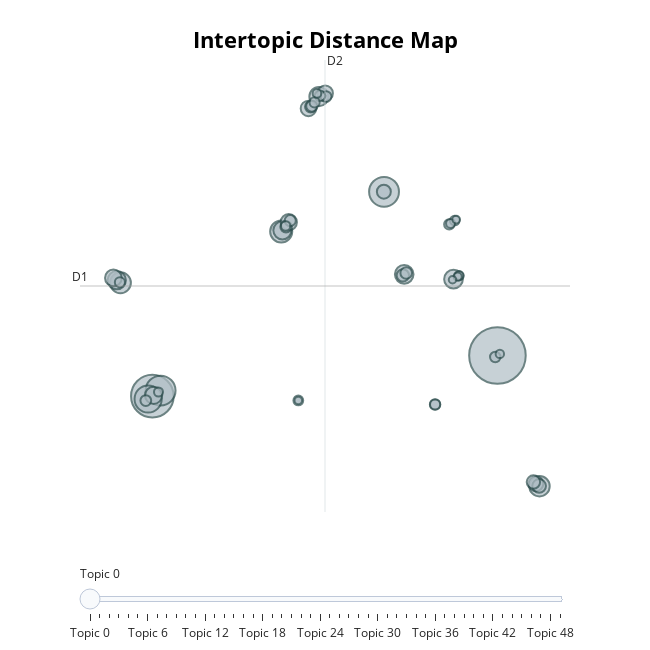

Notebook code cell kept with this figure:
### Code cell
# Topics visualization
topic_model_real.visualize_topics(custom_labels=True)

### Figure 1 — Plotly figure (JSON) as saved in the notebook; plotly's stock layout.template omitted (floating-point values rounded to 4 significant figures; data arrays with more than 128 entries replaced by an {"elided": "..."} marker saying what was removed)
{"data": [{"customdata": {"elided": "50x3 mixed values"}, "hovertemplate": "<b>Topic %{customdata[0]}</b><br>%{customdata[1]}<br>Size: %{customdata[2]}", "legendgroup": "", "marker": {"color": "#B0BEC5", "line": {"color": "DarkSlateGrey", "width": 2}, "size": [905, 513, 253, 252, 209, 138, 123, 118, 104, 99, 98, 95, 93, 84, 79, 75, 68, 68, 63, 55, 53, 51, 43, 38, 37, 37, 36, 35, 33, 33, 32, 31, 31, 30, 29, 29, 29, 27, 26, 25, 25, 23, 23, 21, 20, 20, 19, 17, 16, 16], "sizemode": "area", "sizeref": 0.5656, "symbol": "circle"}, "mode": "markers", "name": "", "orientation": "v", "showlegend": false, "type": "scatter", "x": [9.923, -11.3, -10.8, 2.947, -11.56, -3.378, -13.26, 12.51, -1.055, 7.22, 4.188, -13.49, -3.303, -11.23, -13.7, -2.912, -0.6734, -1.703, 12.29, 2.936, 12.49, 12.13, 4.103, 4.311, -3.081, -1.561, -1.495, -2.823, -0.6195, -11.71, -0.9923, 9.789, 6.087, 6.958, -1.323, 6.087, -13.3, -2.325, 7.295, -3.104, 7.555, -10.92, 7.04, -1.179, 10.07, 7.573, 7.476, 7.383, -2.325, 7.159], "xaxis": "x", "y": [-3.764, -7.455, -6.949, 11.12, -7.715, 7.516, 2.857, -15.64, 19.78, 3.182, 3.618, 3.086, 7.618, -7.38, 3.291, 8.361, 20.09, 18.71, -15.42, 11.13, -15.62, -15.27, 3.53, 3.741, 7.952, 18.85, 18.92, 8.499, 19.78, -7.857, 19.85, -3.897, -8.217, 8.165, 19.25, -8.217, 2.893, -7.849, 8.505, 8.015, 3.485, -7.078, 8.247, 20.06, -3.616, 3.507, 3.409, 8.594, -7.849, 3.126], "yaxis": "y"}], "layout": {"annotations": [{"showarrow": false, "text": "D1", "x": -15.75, "y": 2.558, "yshift": 10}, {"showarrow": false, "text": "D2", "x": -0.684, "xshift": 10, "y": 23.1}], "height": 650, "hoverlabel": {"bgcolor": "white", "font": {"family": "Rockwell", "size": 16}}, "legend": {"itemsizing": "constant", "tracegroupgap": 0}, "margin": {"t": 60}, "shapes": [{"line": {"color": "#CFD8DC", "width": 2}, "type": "line", "x0": -0.684, "x1": -0.684, "y0": -17.99, "y1": 23.1}, {"line": {"color": "#9E9E9E", "width": 2}, "type": "line", "x0": -15.75, "x1": 14.39, "y0": 2.558, "y1": 2.558}], "sliders": [{"active": 0, "pad": {"t": 50}, "steps": [{"args": [{"marker.color": [["red", "#B0BEC5", "#B0BEC5", "#B0BEC5", "#B0BEC5", "#B0BEC5", "#B0BEC5", "#B0BEC5", "#B0BEC5", "#B0BEC5", "#B0BEC5", "#B0BEC5", "#B0BEC5", "#B0BEC5", "#B0BEC5", "#B0BEC5", "#B0BEC5", "#B0BEC5", "#B0BEC5", "#B0BEC5", "#B0BEC5", "#B0BEC5", "#B0BEC5", "#B0BEC5", "#B0BEC5", "#B0BEC5", "#B0BEC5", "#B0BEC5", "#B0BEC5", "#B0BEC5", "#B0BEC5", "#B0BEC5", "#B0BEC5", "#B0BEC5", "#B0BEC5", "#B0BEC5", "#B0BEC5", "#B0BEC5", "#B0BEC5", "#B0BEC5", "#B0BEC5", "#B0BEC5", "#B0BEC5", "#B0BEC5", "#B0BEC5", "#B0BEC5", "#B0BEC5", "#B0BEC5", "#B0BEC5", "#B0BEC5"]]}], "label": "Topic 0", "method": "update"}, {"args": [{"marker.color": [["#B0BEC5", "red", "#B0BEC5", "#B0BEC5", "#B0BEC5", "#B0BEC5", "#B0BEC5", "#B0BEC5", "#B0BEC5", "#B0BEC5", "#B0BEC5", "#B0BEC5", "#B0BEC5", "#B0BEC5", "#B0BEC5", "#B0BEC5", "#B0BEC5", "#B0BEC5", "#B0BEC5", "#B0BEC5", "#B0BEC5", "#B0BEC5", "#B0BEC5", "#B0BEC5", "#B0BEC5", "#B0BEC5", "#B0BEC5", "#B0BEC5", "#B0BEC5", "#B0BEC5", "#B0BEC5", "#B0BEC5", "#B0BEC5", "#B0BEC5", "#B0BEC5", "#B0BEC5", "#B0BEC5", "#B0BEC5", "#B0BEC5", "#B0BEC5", "#B0BEC5", "#B0BEC5", "#B0BEC5", "#B0BEC5", "#B0BEC5", "#B0BEC5", "#B0BEC5", "#B0BEC5", "#B0BEC5", "#B0BEC5"]]}], "label": "Topic 1", "method": "update"}, {"args": [{"marker.color": [["#B0BEC5", "#B0BEC5", "red", "#B0BEC5", "#B0BEC5", "#B0BEC5", "#B0BEC5", "#B0BEC5", "#B0BEC5", "#B0BEC5", "#B0BEC5", "#B0BEC5", "#B0BEC5", "#B0BEC5", "#B0BEC5", "#B0BEC5", "#B0BEC5", "#B0BEC5", "#B0BEC5", "#B0BEC5", "#B0BEC5", "#B0BEC5", "#B0BEC5", "#B0BEC5", "#B0BEC5", "#B0BEC5", "#B0BEC5", "#B0BEC5", "#B0BEC5", "#B0BEC5", "#B0BEC5", "#B0BEC5", "#B0BEC5", "#B0BEC5", "#B0BEC5", "#B0BEC5", "#B0BEC5", "#B0BEC5", "#B0BEC5", "#B0BEC5", "#B0BEC5", "#B0BEC5", "#B0BEC5", "#B0BEC5", "#B0BEC5", "#B0BEC5", "#B0BEC5", "#B0BEC5", "#B0BEC5", "#B0BEC5"]]}], "label": "Topic 2", "method": "update"}, {"args": [{"marker.color": [["#B0BEC5", "#B0BEC5", "#B0BEC5", "red", "#B0BEC5", "#B0BEC5", "#B0BEC5", "#B0BEC5", "#B0BEC5", "#B0BEC5", "#B0BEC5", "#B0BEC5", "#B0BEC5", "#B0BEC5", "#B0BEC5", "#B0BEC5", "#B0BEC5", "#B0BEC5", "#B0BEC5", "#B0BEC5", "#B0BEC5", "#B0BEC5", "#B0BEC5", "#B0BEC5", "#B0BEC5", "#B0BEC5", "#B0BEC5", "#B0BEC5", "#B0BEC5", "#B0BEC5", "#B0BEC5", "#B0BEC5", "#B0BEC5", "#B0BEC5", "#B0BEC5", "#B0BEC5", "#B0BEC5", "#B0BEC5", "#B0BEC5", "#B0BEC5", "#B0BEC5", "#B0BEC5", "#B0BEC5", "#B0BEC5", "#B0BEC5", "#B0BEC5", "#B0BEC5", "#B0BEC5", "#B0BEC5", "#B0BEC5"]]}], "label": "Topic 3", "method": "update"}, {"args": [{"marker.color": [["#B0BEC5", "#B0BEC5", "#B0BEC5", "#B0BEC5", "red", "#B0BEC5", "#B0BEC5", "#B0BEC5", "#B0BEC5", "#B0BEC5", "#B0BEC5", "#B0BEC5", "#B0BEC5", "#B0BEC5", "#B0BEC5", "#B0BEC5", "#B0BEC5", "#B0BEC5", "#B0BEC5", "#B0BEC5", "#B0BEC5", "#B0BEC5", "#B0BEC5", "#B0BEC5", "#B0BEC5", "#B0BEC5", "#B0BEC5", "#B0BEC5", "#B0BEC5", "#B0BEC5", "#B0BEC5", "#B0BEC5", "#B0BEC5", "#B0BEC5", "#B0BEC5", "#B0BEC5", "#B0BEC5", "#B0BEC5", "#B0BEC5", "#B0BEC5", "#B0BEC5", "#B0BEC5", "#B0BEC5", "#B0BEC5", "#B0BEC5", "#B0BEC5", "#B0BEC5", "#B0BEC5", "#B0BEC5", "#B0BEC5"]]}], "label": "Topic 4", "method": "update"}, {"args": [{"marker.color": [["#B0BEC5", "#B0BEC5", "#B0BEC5", "#B0BEC5", "#B0BEC5", "red", "#B0BEC5", "#B0BEC5", "#B0BEC5", "#B0BEC5", "#B0BEC5", "#B0BEC5", "#B0BEC5", "#B0BEC5", "#B0BEC5", "#B0BEC5", "#B0BEC5", "#B0BEC5", "#B0BEC5", "#B0BEC5", "#B0BEC5", "#B0BEC5", "#B0BEC5", "#B0BEC5", "#B0BEC5", "#B0BEC5", "#B0BEC5", "#B0BEC5", "#B0BEC5", "#B0BEC5", "#B0BEC5", "#B0BEC5", "#B0BEC5", "#B0BEC5", "#B0BEC5", "#B0BEC5", "#B0BEC5", "#B0BEC5", "#B0BEC5", "#B0BEC5", "#B0BEC5", "#B0BEC5", "#B0BEC5", "#B0BEC5", "#B0BEC5", "#B0BEC5", "#B0BEC5", "#B0BEC5", "#B0BEC5", "#B0BEC5"]]}], "label": "Topic 5", "method": "update"}, {"args": [{"marker.color": [["#B0BEC5", "#B0BEC5", "#B0BEC5", "#B0BEC5", "#B0BEC5", "#B0BEC5", "red", "#B0BEC5", "#B0BEC5", "#B0BEC5", "#B0BEC5", "#B0BEC5", "#B0BEC5", "#B0BEC5", "#B0BEC5", "#B0BEC5", "#B0BEC5", "#B0BEC5", "#B0BEC5", "#B0BEC5", "#B0BEC5", "#B0BEC5", "#B0BEC5", "#B0BEC5", "#B0BEC5", "#B0BEC5", "#B0BEC5", "#B0BEC5", "#B0BEC5", "#B0BEC5", "#B0BEC5", "#B0BEC5", "#B0BEC5", "#B0BEC5", "#B0BEC5", "#B0BEC5", "#B0BEC5", "#B0BEC5", "#B0BEC5", "#B0BEC5", "#B0BEC5", "#B0BEC5", "#B0BEC5", "#B0BEC5", "#B0BEC5", "#B0BEC5", "#B0BEC5", "#B0BEC5", "#B0BEC5", "#B0BEC5"]]}], "label": "Topic 6", "method": "update"}, {"args": [{"marker.color": [["#B0BEC5", "#B0BEC5", "#B0BEC5", "#B0BEC5", "#B0BEC5", "#B0BEC5", "#B0BEC5", "red", "#B0BEC5", "#B0BEC5", "#B0BEC5", "#B0BEC5", "#B0BEC5", "#B0BEC5", "#B0BEC5", "#B0BEC5", "#B0BEC5", "#B0BEC5", "#B0BEC5", "#B0BEC5", "#B0BEC5", "#B0BEC5", "#B0BEC5", "#B0BEC5", "#B0BEC5", "#B0BEC5", "#B0BEC5", "#B0BEC5", "#B0BEC5", "#B0BEC5", "#B0BEC5", "#B0BEC5", "#B0BEC5", "#B0BEC5", "#B0BEC5", "#B0BEC5", "#B0BEC5", "#B0BEC5", "#B0BEC5", "#B0BEC5", "#B0BEC5", "#B0BEC5", "#B0BEC5", "#B0BEC5", "#B0BEC5", "#B0BEC5", "#B0BEC5", "#B0BEC5", "#B0BEC5", "#B0BEC5"]]}], "label": "Topic 7", "method": "update"}, {"args": [{"marker.color": [["#B0BEC5", "#B0BEC5", "#B0BEC5", "#B0BEC5", "#B0BEC5", "#B0BEC5", "#B0BEC5", "#B0BEC5", "red", "#B0BEC5", "#B0BEC5", "#B0BEC5", "#B0BEC5", "#B0BEC5", "#B0BEC5", "#B0BEC5", "#B0BEC5", "#B0BEC5", "#B0BEC5", "#B0BEC5", "#B0BEC5", "#B0BEC5", "#B0BEC5", "#B0BEC5", "#B0BEC5", "#B0BEC5", "#B0BEC5", "#B0BEC5", "#B0BEC5", "#B0BEC5", "#B0BEC5", "#B0BEC5", "#B0BEC5", "#B0BEC5", "#B0BEC5", "#B0BEC5", "#B0BEC5", "#B0BEC5", "#B0BEC5", "#B0BEC5", "#B0BEC5", "#B0BEC5", "#B0BEC5", "#B0BEC5", "#B0BEC5", "#B0BEC5", "#B0BEC5", "#B0BEC5", "#B0BEC5", "#B0BEC5"]]}], "label": "Topic 8", "method": "update"}, {"args": [{"marker.color": [["#B0BEC5", "#B0BEC5", "#B0BEC5", "#B0BEC5", "#B0BEC5", "#B0BEC5", "#B0BEC5", "#B0BEC5", "#B0BEC5", "red", "#B0BEC5", "#B0BEC5", "#B0BEC5", "#B0BEC5", "#B0BEC5", "#B0BEC5", "#B0BEC5", "#B0BEC5", "#B0BEC5", "#B0BEC5", "#B0BEC5", "#B0BEC5", "#B0BEC5", "#B0BEC5", "#B0BEC5", "#B0BEC5", "#B0BEC5", "#B0BEC5", "#B0BEC5", "#B0BEC5", "#B0BEC5", "#B0BEC5", "#B0BEC5", "#B0BEC5", "#B0BEC5", "#B0BEC5", "#B0BEC5", "#B0BEC5", "#B0BEC5", "#B0BEC5", "#B0BEC5", "#B0BEC5", "#B0BEC5", "#B0BEC5", "#B0BEC5", "#B0BEC5", "#B0BEC5", "#B0BEC5", "#B0BEC5", "#B0BEC5"]]}], "label": "Topic 9", "method": "update"}, {"args": [{"marker.color": [["#B0BEC5", "#B0BEC5", "#B0BEC5", "#B0BEC5", "#B0BEC5", "#B0BEC5", "#B0BEC5", "#B0BEC5", "#B0BEC5", "#B0BEC5", "red", "#B0BEC5", "#B0BEC5", "#B0BEC5", "#B0BEC5", "#B0BEC5", "#B0BEC5", "#B0BEC5", "#B0BEC5", "#B0BEC5", "#B0BEC5", "#B0BEC5", "#B0BEC5", "#B0BEC5", "#B0BEC5", "#B0BEC5", "#B0BEC5", "#B0BEC5", "#B0BEC5", "#B0BEC5", "#B0BEC5", "#B0BEC5", "#B0BEC5", "#B0BEC5", "#B0BEC5", "#B0BEC5", "#B0BEC5", "#B0BEC5", "#B0BEC5", "#B0BEC5", "#B0BEC5", "#B0BEC5", "#B0BEC5", "#B0BEC5", "#B0BEC5", "#B0BEC5", "#B0BEC5", "#B0BEC5", "#B0BEC5", "#B0BEC5"]]}], "label": "Topic 10", "method": "update"}, {"args": [{"marker.color": [["#B0BEC5", "#B0BEC5", "#B0BEC5", "#B0BEC5", "#B0BEC5", "#B0BEC5", "#B0BEC5", "#B0BEC5", "#B0BEC5", "#B0BEC5", "#B0BEC5", "red", "#B0BEC5", "#B0BEC5", "#B0BEC5", "#B0BEC5", "#B0BEC5", "#B0BEC5", "#B0BEC5", "#B0BEC5", "#B0BEC5", "#B0BEC5", "#B0BEC5", "#B0BEC5", "#B0BEC5", "#B0BEC5", "#B0BEC5", "#B0BEC5", "#B0BEC5", "#B0BEC5", "#B0BEC5", "#B0BEC5", "#B0BEC5", "#B0BEC5", "#B0BEC5", "#B0BEC5", "#B0BEC5", "#B0BEC5", "#B0BEC5", "#B0BEC5", "#B0BEC5", "#B0BEC5", "#B0BEC5", "#B0BEC5", "#B0BEC5", "#B0BEC5", "#B0BEC5", "#B0BEC5", "#B0BEC5", "#B0BEC5"]]}], "label": "Topic 11", "method": "update"}, {"args": [{"marker.color": [["#B0BEC5", "#B0BEC5", "#B0BEC5", "#B0BEC5", "#B0BEC5", "#B0BEC5", "#B0BEC5", "#B0BEC5", "#B0BEC5", "#B0BEC5", "#B0BEC5", "#B0BEC5", "red", "#B0BEC5", "#B0BEC5", "#B0BEC5", "#B0BEC5", "#B0BEC5", "#B0BEC5", "#B0BEC5", "#B0BEC5", "#B0BEC5", "#B0BEC5", "#B0BEC5", "#B0BEC5", "#B0BEC5", "#B0BEC5", "#B0BEC5", "#B0BEC5", "#B0BEC5", "#B0BEC5", "#B0BEC5", "#B0BEC5", "#B0BEC5", "#B0BEC5", "#B0BEC5", "#B0BEC5", "#B0BEC5", "#B0BEC5", "#B0BEC5", "#B0BEC5", "#B0BEC5", "#B0BEC5", "#B0BEC5", "#B0BEC5", "#B0BEC5", "#B0BEC5", "#B0BEC5", "#B0BEC5", "#B0BEC5"]]}], "label": "Topic 12", "method": "update"}, {"args": [{"marker.color": [["#B0BEC5", "#B0BEC5", "#B0BEC5", "#B0BEC5", "#B0BEC5", "#B0BEC5", "#B0BEC5", "#B0BEC5", "#B0BEC5", "#B0BEC5", "#B0BEC5", "#B0BEC5", "#B0BEC5", "red", "#B0BEC5", "#B0BEC5", "#B0BEC5", "#B0BEC5", "#B0BEC5", "#B0BEC5", "#B0BEC5", "#B0BEC5", "#B0BEC5", "#B0BEC5", "#B0BEC5", "#B0BEC5", "#B0BEC5", "#B0BEC5", "#B0BEC5", "#B0BEC5", "#B0BEC5", "#B0BEC5", "#B0BEC5", "#B0BEC5", "#B0BEC5", "#B0BEC5", "#B0BEC5", "#B0BEC5", "#B0BEC5", "#B0BEC5", "#B0BEC5", "#B0BEC5", "#B0BEC5", "#B0BEC5", "#B0BEC5", "#B0BEC5", "#B0BEC5", "#B0BEC5", "#B0BEC5", "#B0BEC5"]]}], "label": "Topic 13", "method": "update"}, {"args": [{"marker.color": [["#B0BEC5", "#B0BEC5", "#B0BEC5", "#B0BEC5", "#B0BEC5", "#B0BEC5", "#B0BEC5", "#B0BEC5", "#B0BEC5", "#B0BEC5", "#B0BEC5", "#B0BEC5", "#B0BEC5", "#B0BEC5", "red", "#B0BEC5", "#B0BEC5", "#B0BEC5", "#B0BEC5", "#B0BEC5", "#B0BEC5", "#B0BEC5", "#B0BEC5", "#B0BEC5", "#B0BEC5", "#B0BEC5", "#B0BEC5", "#B0BEC5", "#B0BEC5", "#B0BEC5", "#B0BEC5", "#B0BEC5", "#B0BEC5", "#B0BEC5", "#B0BEC5", "#B0BEC5", "#B0BEC5", "#B0BEC5", "#B0BEC5", "#B0BEC5", "#B0BEC5", "#B0BEC5", "#B0BEC5", "#B0BEC5", "#B0BEC5", "#B0BEC5", "#B0BEC5", "#B0BEC5", "#B0BEC5", "#B0BEC5"]]}], "label": "Topic 14", "method": "update"}, {"args": [{"marker.color": [["#B0BEC5", "#B0BEC5", "#B0BEC5", "#B0BEC5", "#B0BEC5", "#B0BEC5", "#B0BEC5", "#B0BEC5", "#B0BEC5", "#B0BEC5", "#B0BEC5", "#B0BEC5", "#B0BEC5", "#B0BEC5", "#B0BEC5", "red", "#B0BEC5", "#B0BEC5", "#B0BEC5", "#B0BEC5", "#B0BEC5", "#B0BEC5", "#B0BEC5", "#B0BEC5", "#B0BEC5", "#B0BEC5", "#B0BEC5", "#B0BEC5", "#B0BEC5", "#B0BEC5", "#B0BEC5", "#B0BEC5", "#B0BEC5", "#B0BEC5", "#B0BEC5", "#B0BEC5", "#B0BEC5", "#B0BEC5", "#B0BEC5", "#B0BEC5", "#B0BEC5", "#B0BEC5", "#B0BEC5", "#B0BEC5", "#B0BEC5", "#B0BEC5", "#B0BEC5", "#B0BEC5", "#B0BEC5", "#B0BEC5"]]}], "label": "Topic 15", "method": "update"}, {"args": [{"marker.color": [["#B0BEC5", "#B0BEC5", "#B0BEC5", "#B0BEC5", "#B0BEC5", "#B0BEC5", "#B0BEC5", "#B0BEC5", "#B0BEC5", "#B0BEC5", "#B0BEC5", "#B0BEC5", "#B0BEC5", "#B0BEC5", "#B0BEC5", "#B0BEC5", "red", "#B0BEC5", "#B0BEC5", "#B0BEC5", "#B0BEC5", "#B0BEC5", "#B0BEC5", "#B0BEC5", "#B0BEC5", "#B0BEC5", "#B0BEC5", "#B0BEC5", "#B0BEC5", "#B0BEC5", "#B0BEC5", "#B0BEC5", "#B0BEC5", "#B0BEC5", "#B0BEC5", "#B0BEC5", "#B0BEC5", "#B0BEC5", "#B0BEC5", "#B0BEC5", "#B0BEC5", "#B0BEC5", "#B0BEC5", "#B0BEC5", "#B0BEC5", "#B0BEC5", "#B0BEC5", "#B0BEC5", "#B0BEC5", "#B0BEC5"]]}], "label": "Topic 16", "method": "update"}, {"args": [{"marker.color": [["#B0BEC5", "#B0BEC5", "#B0BEC5", "#B0BEC5", "#B0BEC5", "#B0BEC5", "#B0BEC5", "#B0BEC5", "#B0BEC5", "#B0BEC5", "#B0BEC5", "#B0BEC5", "#B0BEC5", "#B0BEC5", "#B0BEC5", "#B0BEC5", "#B0BEC5", "red", "#B0BEC5", "#B0BEC5", "#B0BEC5", "#B0BEC5", "#B0BEC5", "#B0BEC5", "#B0BEC5", "#B0BEC5", "#B0BEC5", "#B0BEC5", "#B0BEC5", "#B0BEC5", "#B0BEC5", "#B0BEC5", "#B0BEC5", "#B0BEC5", "#B0BEC5", "#B0BEC5", "#B0BEC5", "#B0BEC5", "#B0BEC5", "#B0BEC5", "#B0BEC5", "#B0BEC5", "#B0BEC5", "#B0BEC5", "#B0BEC5", "#B0BEC5", "#B0BEC5", "#B0BEC5", "#B0BEC5", "#B0BEC5"]]}], "label": "Topic 17", "method": "update"}, {"args": [{"marker.color": [["#B0BEC5", "#B0BEC5", "#B0BEC5", "#B0BEC5", "#B0BEC5", "#B0BEC5", "#B0BEC5", "#B0BEC5", "#B0BEC5", "#B0BEC5", "#B0BEC5", "#B0BEC5", "#B0BEC5", "#B0BEC5", "#B0BEC5", "#B0BEC5", "#B0BEC5", "#B0BEC5", "red", "#B0BEC5", "#B0BEC5", "#B0BEC5", "#B0BEC5", "#B0BEC5", "#B0BEC5", "#B0BEC5", "#B0BEC5", "#B0BEC5", "#B0BEC5", "#B0BEC5", "#B0BEC5", "#B0BEC5", "#B0BEC5", "#B0BEC5", "#B0BEC5", "#B0BEC5", "#B0BEC5", "#B0BEC5", "#B0BEC5", "#B0BEC5", "#B0BEC5", "#B0BEC5", "#B0BEC5", "#B0BEC5", "#B0BEC5", "#B0BEC5", "#B0BEC5", "#B0BEC5", "#B0BEC5", "#B0BEC5"]]}], "label": "Topic 18", "method": "update"}, {"args": [{"marker.color": [["#B0BEC5", "#B0BEC5", "#B0BEC5", "#B0BEC5", "#B0BEC5", "#B0BEC5", "#B0BEC5", "#B0BEC5", "#B0BEC5", "#B0BEC5", "#B0BEC5", "#B0BEC5", "#B0BEC5", "#B0BEC5", "#B0BEC5", "#B0BEC5", "#B0BEC5", "#B0BEC5", "#B0BEC5", "red", "#B0BEC5", "#B0BEC5", "#B0BEC5", "#B0BEC5", "#B0BEC5", "#B0BEC5", "#B0BEC5", "#B0BEC5", "#B0BEC5", "#B0BEC5", "#B0BEC5", "#B0BEC5", "#B0BEC5", "#B0BEC5", "#B0BEC5", "#B0BEC5", "#B0BEC5", "#B0BEC5", "#B0BEC5", "#B0BEC5", "#B0BEC5", "#B0BEC5", "#B0BEC5", "#B0BEC5", "#B0BEC5", "#B0BEC5", "#B0BEC5", "#B0BEC5", "#B0BEC5", "#B0BEC5"]]}], "label": "Topic 19", "method": "update"}, {"args": [{"marker.color": [["#B0BEC5", "#B0BEC5", "#B0BEC5", "#B0BEC5", "#B0BEC5", "#B0BEC5", "#B0BEC5", "#B0BEC5", "#B0BEC5", "#B0BEC5", "#B0BEC5", "#B0BEC5", "#B0BEC5", "#B0BEC5", "#B0BEC5", "#B0BEC5", "#B0BEC5", "#B0BEC5", "#B0BEC5", "#B0BEC5", "red", "#B0BEC5", "#B0BEC5", "#B0BEC5", "#B0BEC5", "#B0BEC5", "#B0BEC5", "#B0BEC5", "#B0BEC5", "#B0BEC5", "#B0BEC5", "#B0BEC5", "#B0BEC5", "#B0BEC5", "#B0BEC5", "#B0BEC5", "#B0BEC5", "#B0BEC5", "#B0BEC5", "#B0BEC5", "#B0BEC5", "#B0BEC5", "#B0BEC5", "#B0BEC5", "#B0BEC5", "#B0BEC5", "#B0BEC5", "#B0BEC5", "#B0BEC5", "#B0BEC5"]]}], "label": "Topic 20", "method": "update"}, {"args": [{"marker.color": [["#B0BEC5", "#B0BEC5", "#B0BEC5", "#B0BEC5", "#B0BEC5", "#B0BEC5", "#B0BEC5", "#B0BEC5", "#B0BEC5", "#B0BEC5", "#B0BEC5", "#B0BEC5", "#B0BEC5", "#B0BEC5", "#B0BEC5", "#B0BEC5", "#B0BEC5", "#B0BEC5", "#B0BEC5", "#B0BEC5", "#B0BEC5", "red", "#B0BEC5", "#B0BEC5", "#B0BEC5", "#B0BEC5", "#B0BEC5", "#B0BEC5", "#B0BEC5", "#B0BEC5", "#B0BEC5", "#B0BEC5", "#B0BEC5", "#B0BEC5", "#B0BEC5", "#B0BEC5", "#B0BEC5", "#B0BEC5", "#B0BEC5", "#B0BEC5", "#B0BEC5", "#B0BEC5", "#B0BEC5", "#B0BEC5", "#B0BEC5", "#B0BEC5", "#B0BEC5", "#B0BEC5", "#B0BEC5", "#B0BEC5"]]}], "label": "Topic 21", "method": "update"}, {"args": [{"marker.color": [["#B0BEC5", "#B0BEC5", "#B0BEC5", "#B0BEC5", "#B0BEC5", "#B0BEC5", "#B0BEC5", "#B0BEC5", "#B0BEC5", "#B0BEC5", "#B0BEC5", "#B0BEC5", "#B0BEC5", "#B0BEC5", "#B0BEC5", "#B0BEC5", "#B0BEC5", "#B0BEC5", "#B0BEC5", "#B0BEC5", "#B0BEC5", "#B0BEC5", "red", "#B0BEC5", "#B0BEC5", "#B0BEC5", "#B0BEC5", "#B0BEC5", "#B0BEC5", "#B0BEC5", "#B0BEC5", "#B0BEC5", "#B0BEC5", "#B0BEC5", "#B0BEC5", "#B0BEC5", "#B0BEC5", "#B0BEC5", "#B0BEC5", "#B0BEC5", "#B0BEC5", "#B0BEC5", "#B0BEC5", "#B0BEC5", "#B0BEC5", "#B0BEC5", "#B0BEC5", "#B0BEC5", "#B0BEC5", "#B0BEC5"]]}], "label": "Topic 22", "method": "update"}, {"args": [{"marker.color": [["#B0BEC5", "#B0BEC5", "#B0BEC5", "#B0BEC5", "#B0BEC5", "#B0BEC5", "#B0BEC5", "#B0BEC5", "#B0BEC5", "#B0BEC5", "#B0BEC5", "#B0BEC5", "#B0BEC5", "#B0BEC5", "#B0BEC5", "#B0BEC5", "#B0BEC5", "#B0BEC5", "#B0BEC5", "#B0BEC5", "#B0BEC5", "#B0BEC5", "#B0BEC5", "red", "#B0BEC5", "#B0BEC5", "#B0BEC5", "#B0BEC5", "#B0BEC5", "#B0BEC5", "#B0BEC5", "#B0BEC5", "#B0BEC5", "#B0BEC5", "#B0BEC5", "#B0BEC5", "#B0BEC5", "#B0BEC5", "#B0BEC5", "#B0BEC5", "#B0BEC5", "#B0BEC5", "#B0BEC5", "#B0BEC5", "#B0BEC5", "#B0BEC5", "#B0BEC5", "#B0BEC5", "#B0BEC5", "#B0BEC5"]]}], "label": "Topic 23", "method": "update"}, {"args": [{"marker.color": [["#B0BEC5", "#B0BEC5", "#B0BEC5", "#B0BEC5", "#B0BEC5", "#B0BEC5", "#B0BEC5", "#B0BEC5", "#B0BEC5", "#B0BEC5", "#B0BEC5", "#B0BEC5", "#B0BEC5", "#B0BEC5", "#B0BEC5", "#B0BEC5", "#B0BEC5", "#B0BEC5", "#B0BEC5", "#B0BEC5", "#B0BEC5", "#B0BEC5", "#B0BEC5", "#B0BEC5", "red", "#B0BEC5", "#B0BEC5", "#B0BEC5", "#B0BEC5", "#B0BEC5", "#B0BEC5", "#B0BEC5", "#B0BEC5", "#B0BEC5", "#B0BEC5", "#B0BEC5", "#B0BEC5", "#B0BEC5", "#B0BEC5", "#B0BEC5", "#B0BEC5", "#B0BEC5", "#B0BEC5", "#B0BEC5", "#B0BEC5", "#B0BEC5", "#B0BEC5", "#B0BEC5", "#B0BEC5", "#B0BEC5"]]}], "label": "Topic 24", "method": "update"}, {"args": [{"marker.color": [["#B0BEC5", "#B0BEC5", "#B0BEC5", "#B0BEC5", "#B0BEC5", "#B0BEC5", "#B0BEC5", "#B0BEC5", "#B0BEC5", "#B0BEC5", "#B0BEC5", "#B0BEC5", "#B0BEC5", "#B0BEC5", "#B0BEC5", "#B0BEC5", "#B0BEC5", "#B0BEC5", "#B0BEC5", "#B0BEC5", "#B0BEC5", "#B0BEC5", "#B0BEC5", "#B0BEC5", "#B0BEC5", "red", "#B0BEC5", "#B0BEC5", "#B0BEC5", "#B0BEC5", "#B0BEC5", "#B0BEC5", "#B0BEC5", "#B0BEC5", "#B0BEC5", "#B0BEC5", "#B0BEC5", "#B0BEC5", "#B0BEC5", "#B0BEC5", "#B0BEC5", "#B0BEC5", "#B0BEC5", "#B0BEC5", "#B0BEC5", "#B0BEC5", "#B0BEC5", "#B0BEC5", "#B0BEC5", "#B0BEC5"]]}], "label": "Topic 25", "method": "update"}, {"args": [{"marker.color": [["#B0BEC5", "#B0BEC5", "#B0BEC5", "#B0BEC5", "#B0BEC5", "#B0BEC5", "#B0BEC5", "#B0BEC5", "#B0BEC5", "#B0BEC5", "#B0BEC5", "#B0BEC5", "#B0BEC5", "#B0BEC5", "#B0BEC5", "#B0BEC5", "#B0BEC5", "#B0BEC5", "#B0BEC5", "#B0BEC5", "#B0BEC5", "#B0BEC5", "#B0BEC5", "#B0BEC5", "#B0BEC5", "#B0BEC5", "red", "#B0BEC5", "#B0BEC5", "#B0BEC5", "#B0BEC5", "#B0BEC5", "#B0BEC5", "#B0BEC5", "#B0BEC5", "#B0BEC5", "#B0BEC5", "#B0BEC5", "#B0BEC5", "#B0BEC5", "#B0BEC5", "#B0BEC5", "#B0BEC5", "#B0BEC5", "#B0BEC5", "#B0BEC5", "#B0BEC5", "#B0BEC5", "#B0BEC5", "#B0BEC5"]]}], "label": "Topic 26", "method": "update"}, {"args": [{"marker.color": [["#B0BEC5", "#B0BEC5", "#B0BEC5", "#B0BEC5", "#B0BEC5", "#B0BEC5", "#B0BEC5", "#B0BEC5", "#B0BEC5", "#B0BEC5", "#B0BEC5", "#B0BEC5", "#B0BEC5", "#B0BEC5", "#B0BEC5", "#B0BEC5", "#B0BEC5", "#B0BEC5", "#B0BEC5", "#B0BEC5", "#B0BEC5", "#B0BEC5", "#B0BEC5", "#B0BEC5", "#B0BEC5", "#B0BEC5", "#B0BEC5", "red", "#B0BEC5", "#B0BEC5", "#B0BEC5", "#B0BEC5", "#B0BEC5", "#B0BEC5", "#B0BEC5", "#B0BEC5", "#B0BEC5", "#B0BEC5", "#B0BEC5", "#B0BEC5", "#B0BEC5", "#B0BEC5", "#B0BEC5", "#B0BEC5", "#B0BEC5", "#B0BEC5", "#B0BEC5", "#B0BEC5", "#B0BEC5", "#B0BEC5"]]}], "label": "Topic 27", "method": "update"}, {"args": [{"marker.color": [["#B0BEC5", "#B0BEC5", "#B0BEC5", "#B0BEC5", "#B0BEC5", "#B0BEC5", "#B0BEC5", "#B0BEC5", "#B0BEC5", "#B0BEC5", "#B0BEC5", "#B0BEC5", "#B0BEC5", "#B0BEC5", "#B0BEC5", "#B0BEC5", "#B0BEC5", "#B0BEC5", "#B0BEC5", "#B0BEC5", "#B0BEC5", "#B0BEC5", "#B0BEC5", "#B0BEC5", "#B0BEC5", "#B0BEC5", "#B0BEC5", "#B0BEC5", "red", "#B0BEC5", "#B0BEC5", "#B0BEC5", "#B0BEC5", "#B0BEC5", "#B0BEC5", "#B0BEC5", "#B0BEC5", "#B0BEC5", "#B0BEC5", "#B0BEC5", "#B0BEC5", "#B0BEC5", "#B0BEC5", "#B0BEC5", "#B0BEC5", "#B0BEC5", "#B0BEC5", "#B0BEC5", "#B0BEC5", "#B0BEC5"]]}], "label": "Topic 28", "method": "update"}, {"args": [{"marker.color": [["#B0BEC5", "#B0BEC5", "#B0BEC5", "#B0BEC5", "#B0BEC5", "#B0BEC5", "#B0BEC5", "#B0BEC5", "#B0BEC5", "#B0BEC5", "#B0BEC5", "#B0BEC5", "#B0BEC5", "#B0BEC5", "#B0BEC5", "#B0BEC5", "#B0BEC5", "#B0BEC5", "#B0BEC5", "#B0BEC5", "#B0BEC5", "#B0BEC5", "#B0BEC5", "#B0BEC5", "#B0BEC5", "#B0BEC5", "#B0BEC5", "#B0BEC5", "#B0BEC5", "red", "#B0BEC5", "#B0BEC5", "#B0BEC5", "#B0BEC5", "#B0BEC5", "#B0BEC5", "#B0BEC5", "#B0BEC5", "#B0BEC5", "#B0BEC5", "#B0BEC5", "#B0BEC5", "#B0BEC5", "#B0BEC5", "#B0BEC5", "#B0BEC5", "#B0BEC5", "#B0BEC5", "#B0BEC5", "#B0BEC5"]]}], "label": "Topic 29", "method": "update"}, {"args": [{"marker.color": [["#B0BEC5", "#B0BEC5", "#B0BEC5", "#B0BEC5", "#B0BEC5", "#B0BEC5", "#B0BEC5", "#B0BEC5", "#B0BEC5", "#B0BEC5", "#B0BEC5", "#B0BEC5", "#B0BEC5", "#B0BEC5", "#B0BEC5", "#B0BEC5", "#B0BEC5", "#B0BEC5", "#B0BEC5", "#B0BEC5", "#B0BEC5", "#B0BEC5", "#B0BEC5", "#B0BEC5", "#B0BEC5", "#B0BEC5", "#B0BEC5", "#B0BEC5", "#B0BEC5", "#B0BEC5", "red", "#B0BEC5", "#B0BEC5", "#B0BEC5", "#B0BEC5", "#B0BEC5", "#B0BEC5", "#B0BEC5", "#B0BEC5", "#B0BEC5", "#B0BEC5", "#B0BEC5", "#B0BEC5", "#B0BEC5", "#B0BEC5", "#B0BEC5", "#B0BEC5", "#B0BEC5", "#B0BEC5", "#B0BEC5"]]}], "label": "Topic 30", "method": "update"}, {"args": [{"marker.color": [["#B0BEC5", "#B0BEC5", "#B0BEC5", "#B0BEC5", "#B0BEC5", "#B0BEC5", "#B0BEC5", "#B0BEC5", "#B0BEC5", "#B0BEC5", "#B0BEC5", "#B0BEC5", "#B0BEC5", "#B0BEC5", "#B0BEC5", "#B0BEC5", "#B0BEC5", "#B0BEC5", "#B0BEC5", "#B0BEC5", "#B0BEC5", "#B0BEC5", "#B0BEC5", "#B0BEC5", "#B0BEC5", "#B0BEC5", "#B0BEC5", "#B0BEC5", "#B0BEC5", "#B0BEC5", "#B0BEC5", "red", "#B0BEC5", "#B0BEC5", "#B0BEC5", "#B0BEC5", "#B0BEC5", "#B0BEC5", "#B0BEC5", "#B0BEC5", "#B0BEC5", "#B0BEC5", "#B0BEC5", "#B0BEC5", "#B0BEC5", "#B0BEC5", "#B0BEC5", "#B0BEC5", "#B0BEC5", "#B0BEC5"]]}], "label": "Topic 31", "method": "update"}, {"args": [{"marker.color": [["#B0BEC5", "#B0BEC5", "#B0BEC5", "#B0BEC5", "#B0BEC5", "#B0BEC5", "#B0BEC5", "#B0BEC5", "#B0BEC5", "#B0BEC5", "#B0BEC5", "#B0BEC5", "#B0BEC5", "#B0BEC5", "#B0BEC5", "#B0BEC5", "#B0BEC5", "#B0BEC5", "#B0BEC5", "#B0BEC5", "#B0BEC5", "#B0BEC5", "#B0BEC5", "#B0BEC5", "#B0BEC5", "#B0BEC5", "#B0BEC5", "#B0BEC5", "#B0BEC5", "#B0BEC5", "#B0BEC5", "#B0BEC5", "red", "#B0BEC5", "#B0BEC5", "#B0BEC5", "#B0BEC5", "#B0BEC5", "#B0BEC5", "#B0BEC5", "#B0BEC5", "#B0BEC5", "#B0BEC5", "#B0BEC5", "#B0BEC5", "#B0BEC5", "#B0BEC5", "#B0BEC5", "#B0BEC5", "#B0BEC5"]]}], "label": "Topic 32", "method": "update"}, {"args": [{"marker.color": [["#B0BEC5", "#B0BEC5", "#B0BEC5", "#B0BEC5", "#B0BEC5", "#B0BEC5", "#B0BEC5", "#B0BEC5", "#B0BEC5", "#B0BEC5", "#B0BEC5", "#B0BEC5", "#B0BEC5", "#B0BEC5", "#B0BEC5", "#B0BEC5", "#B0BEC5", "#B0BEC5", "#B0BEC5", "#B0BEC5", "#B0BEC5", "#B0BEC5", "#B0BEC5", "#B0BEC5", "#B0BEC5", "#B0BEC5", "#B0BEC5", "#B0BEC5", "#B0BEC5", "#B0BEC5", "#B0BEC5", "#B0BEC5", "#B0BEC5", "red", "#B0BEC5", "#B0BEC5", "#B0BEC5", "#B0BEC5", "#B0BEC5", "#B0BEC5", "#B0BEC5", "#B0BEC5", "#B0BEC5", "#B0BEC5", "#B0BEC5", "#B0BEC5", "#B0BEC5", "#B0BEC5", "#B0BEC5", "#B0BEC5"]]}], "label": "Topic 33", "method": "update"}, {"args": [{"marker.color": [["#B0BEC5", "#B0BEC5", "#B0BEC5", "#B0BEC5", "#B0BEC5", "#B0BEC5", "#B0BEC5", "#B0BEC5", "#B0BEC5", "#B0BEC5", "#B0BEC5", "#B0BEC5", "#B0BEC5", "#B0BEC5", "#B0BEC5", "#B0BEC5", "#B0BEC5", "#B0BEC5", "#B0BEC5", "#B0BEC5", "#B0BEC5", "#B0BEC5", "#B0BEC5", "#B0BEC5", "#B0BEC5", "#B0BEC5", "#B0BEC5", "#B0BEC5", "#B0BEC5", "#B0BEC5", "#B0BEC5", "#B0BEC5", "#B0BEC5", "#B0BEC5", "red", "#B0BEC5", "#B0BEC5", "#B0BEC5", "#B0BEC5", "#B0BEC5", "#B0BEC5", "#B0BEC5", "#B0BEC5", "#B0BEC5", "#B0BEC5", "#B0BEC5", "#B0BEC5", "#B0BEC5", "#B0BEC5", "#B0BEC5"]]}], "label": "Topic 34", "method": "update"}, {"args": [{"marker.color": [["#B0BEC5", "#B0BEC5", "#B0BEC5", "#B0BEC5", "#B0BEC5", "#B0BEC5", "#B0BEC5", "#B0BEC5", "#B0BEC5", "#B0BEC5", "#B0BEC5", "#B0BEC5", "#B0BEC5", "#B0BEC5", "#B0BEC5", "#B0BEC5", "#B0BEC5", "#B0BEC5", "#B0BEC5", "#B0BEC5", "#B0BEC5", "#B0BEC5", "#B0BEC5", "#B0BEC5", "#B0BEC5", "#B0BEC5", "#B0BEC5", "#B0BEC5", "#B0BEC5", "#B0BEC5", "#B0BEC5", "#B0BEC5", "#B0BEC5", "#B0BEC5", "#B0BEC5", "red", "#B0BEC5", "#B0BEC5", "#B0BEC5", "#B0BEC5", "#B0BEC5", "#B0BEC5", "#B0BEC5", "#B0BEC5", "#B0BEC5", "#B0BEC5", "#B0BEC5", "#B0BEC5", "#B0BEC5", "#B0BEC5"]]}], "label": "Topic 35", "method": "update"}, {"args": [{"marker.color": [["#B0BEC5", "#B0BEC5", "#B0BEC5", "#B0BEC5", "#B0BEC5", "#B0BEC5", "#B0BEC5", "#B0BEC5", "#B0BEC5", "#B0BEC5", "#B0BEC5", "#B0BEC5", "#B0BEC5", "#B0BEC5", "#B0BEC5", "#B0BEC5", "#B0BEC5", "#B0BEC5", "#B0BEC5", "#B0BEC5", "#B0BEC5", "#B0BEC5", "#B0BEC5", "#B0BEC5", "#B0BEC5", "#B0BEC5", "#B0BEC5", "#B0BEC5", "#B0BEC5", "#B0BEC5", "#B0BEC5", "#B0BEC5", "#B0BEC5", "#B0BEC5", "#B0BEC5", "#B0BEC5", "red", "#B0BEC5", "#B0BEC5", "#B0BEC5", "#B0BEC5", "#B0BEC5", "#B0BEC5", "#B0BEC5", "#B0BEC5", "#B0BEC5", "#B0BEC5", "#B0BEC5", "#B0BEC5", "#B0BEC5"]]}], "label": "Topic 36", "method": "update"}, {"args": [{"marker.color": [["#B0BEC5", "#B0BEC5", "#B0BEC5", "#B0BEC5", "#B0BEC5", "#B0BEC5", "#B0BEC5", "#B0BEC5", "#B0BEC5", "#B0BEC5", "#B0BEC5", "#B0BEC5", "#B0BEC5", "#B0BEC5", "#B0BEC5", "#B0BEC5", "#B0BEC5", "#B0BEC5", "#B0BEC5", "#B0BEC5", "#B0BEC5", "#B0BEC5", "#B0BEC5", "#B0BEC5", "#B0BEC5", "#B0BEC5", "#B0BEC5", "#B0BEC5", "#B0BEC5", "#B0BEC5", "#B0BEC5", "#B0BEC5", "#B0BEC5", "#B0BEC5", "#B0BEC5", "#B0BEC5", "#B0BEC5", "red", "#B0BEC5", "#B0BEC5", "#B0BEC5", "#B0BEC5", "#B0BEC5", "#B0BEC5", "#B0BEC5", "#B0BEC5", "#B0BEC5", "#B0BEC5", "#B0BEC5", "#B0BEC5"]]}], "label": "Topic 37", "method": "update"}, {"args": [{"marker.color": [["#B0BEC5", "#B0BEC5", "#B0BEC5", "#B0BEC5", "#B0BEC5", "#B0BEC5", "#B0BEC5", "#B0BEC5", "#B0BEC5", "#B0BEC5", "#B0BEC5", "#B0BEC5", "#B0BEC5", "#B0BEC5", "#B0BEC5", "#B0BEC5", "#B0BEC5", "#B0BEC5", "#B0BEC5", "#B0BEC5", "#B0BEC5", "#B0BEC5", "#B0BEC5", "#B0BEC5", "#B0BEC5", "#B0BEC5", "#B0BEC5", "#B0BEC5", "#B0BEC5", "#B0BEC5", "#B0BEC5", "#B0BEC5", "#B0BEC5", "#B0BEC5", "#B0BEC5", "#B0BEC5", "#B0BEC5", "#B0BEC5", "red", "#B0BEC5", "#B0BEC5", "#B0BEC5", "#B0BEC5", "#B0BEC5", "#B0BEC5", "#B0BEC5", "#B0BEC5", "#B0BEC5", "#B0BEC5", "#B0BEC5"]]}], "label": "Topic 38", "method": "update"}, {"args": [{"marker.color": [["#B0BEC5", "#B0BEC5", "#B0BEC5", "#B0BEC5", "#B0BEC5", "#B0BEC5", "#B0BEC5", "#B0BEC5", "#B0BEC5", "#B0BEC5", "#B0BEC5", "#B0BEC5", "#B0BEC5", "#B0BEC5", "#B0BEC5", "#B0BEC5", "#B0BEC5", "#B0BEC5", "#B0BEC5", "#B0BEC5", "#B0BEC5", "#B0BEC5", "#B0BEC5", "#B0BEC5", "#B0BEC5", "#B0BEC5", "#B0BEC5", "#B0BEC5", "#B0BEC5", "#B0BEC5", "#B0BEC5", "#B0BEC5", "#B0BEC5", "#B0BEC5", "#B0BEC5", "#B0BEC5", "#B0BEC5", "#B0BEC5", "#B0BEC5", "red", "#B0BEC5", "#B0BEC5", "#B0BEC5", "#B0BEC5", "#B0BEC5", "#B0BEC5", "#B0BEC5", "#B0BEC5", "#B0BEC5", "#B0BEC5"]]}], "label": "Topic 39", "method": "update"}, {"args": [{"marker.color": [["#B0BEC5", "#B0BEC5", "#B0BEC5", "#B0BEC5", "#B0BEC5", "#B0BEC5", "#B0BEC5", "#B0BEC5", "#B0BEC5", "#B0BEC5", "#B0BEC5", "#B0BEC5", "#B0BEC5", "#B0BEC5", "#B0BEC5", "#B0BEC5", "#B0BEC5", "#B0BEC5", "#B0BEC5", "#B0BEC5", "#B0BEC5", "#B0BEC5", "#B0BEC5", "#B0BEC5", "#B0BEC5", "#B0BEC5", "#B0BEC5", "#B0BEC5", "#B0BEC5", "#B0BEC5", "#B0BEC5", "#B0BEC5", "#B0BEC5", "#B0BEC5", "#B0BEC5", "#B0BEC5", "#B0BEC5", "#B0BEC5", "#B0BEC5", "#B0BEC5", "red", "#B0BEC5", "#B0BEC5", "#B0BEC5", "#B0BEC5", "#B0BEC5", "#B0BEC5", "#B0BEC5", "#B0BEC5", "#B0BEC5"]]}], "label": "Topic 40", "method": "update"}, {"args": [{"marker.color": [["#B0BEC5", "#B0BEC5", "#B0BEC5", "#B0BEC5", "#B0BEC5", "#B0BEC5", "#B0BEC5", "#B0BEC5", "#B0BEC5", "#B0BEC5", "#B0BEC5", "#B0BEC5", "#B0BEC5", "#B0BEC5", "#B0BEC5", "#B0BEC5", "#B0BEC5", "#B0BEC5", "#B0BEC5", "#B0BEC5", "#B0BEC5", "#B0BEC5", "#B0BEC5", "#B0BEC5", "#B0BEC5", "#B0BEC5", "#B0BEC5", "#B0BEC5", "#B0BEC5", "#B0BEC5", "#B0BEC5", "#B0BEC5", "#B0BEC5", "#B0BEC5", "#B0BEC5", "#B0BEC5", "#B0BEC5", "#B0BEC5", "#B0BEC5", "#B0BEC5", "#B0BEC5", "red", "#B0BEC5", "#B0BEC5", "#B0BEC5", "#B0BEC5", "#B0BEC5", "#B0BEC5", "#B0BEC5", "#B0BEC5"]]}], "label": "Topic 41", "method": "update"}, {"args": [{"marker.color": [["#B0BEC5", "#B0BEC5", "#B0BEC5", "#B0BEC5", "#B0BEC5", "#B0BEC5", "#B0BEC5", "#B0BEC5", "#B0BEC5", "#B0BEC5", "#B0BEC5", "#B0BEC5", "#B0BEC5", "#B0BEC5", "#B0BEC5", "#B0BEC5", "#B0BEC5", "#B0BEC5", "#B0BEC5", "#B0BEC5", "#B0BEC5", "#B0BEC5", "#B0BEC5", "#B0BEC5", "#B0BEC5", "#B0BEC5", "#B0BEC5", "#B0BEC5", "#B0BEC5", "#B0BEC5", "#B0BEC5", "#B0BEC5", "#B0BEC5", "#B0BEC5", "#B0BEC5", "#B0BEC5", "#B0BEC5", "#B0BEC5", "#B0BEC5", "#B0BEC5", "#B0BEC5", "#B0BEC5", "red", "#B0BEC5", "#B0BEC5", "#B0BEC5", "#B0BEC5", "#B0BEC5", "#B0BEC5", "#B0BEC5"]]}], "label": "Topic 42", "method": "update"}, {"args": [{"marker.color": [["#B0BEC5", "#B0BEC5", "#B0BEC5", "#B0BEC5", "#B0BEC5", "#B0BEC5", "#B0BEC5", "#B0BEC5", "#B0BEC5", "#B0BEC5", "#B0BEC5", "#B0BEC5", "#B0BEC5", "#B0BEC5", "#B0BEC5", "#B0BEC5", "#B0BEC5", "#B0BEC5", "#B0BEC5", "#B0BEC5", "#B0BEC5", "#B0BEC5", "#B0BEC5", "#B0BEC5", "#B0BEC5", "#B0BEC5", "#B0BEC5", "#B0BEC5", "#B0BEC5", "#B0BEC5", "#B0BEC5", "#B0BEC5", "#B0BEC5", "#B0BEC5", "#B0BEC5", "#B0BEC5", "#B0BEC5", "#B0BEC5", "#B0BEC5", "#B0BEC5", "#B0BEC5", "#B0BEC5", "#B0BEC5", "red", "#B0BEC5", "#B0BEC5", "#B0BEC5", "#B0BEC5", "#B0BEC5", "#B0BEC5"]]}], "label": "Topic 43", "method": "update"}, {"args": [{"marker.color": [["#B0BEC5", "#B0BEC5", "#B0BEC5", "#B0BEC5", "#B0BEC5", "#B0BEC5", "#B0BEC5", "#B0BEC5", "#B0BEC5", "#B0BEC5", "#B0BEC5", "#B0BEC5", "#B0BEC5", "#B0BEC5", "#B0BEC5", "#B0BEC5", "#B0BEC5", "#B0BEC5", "#B0BEC5", "#B0BEC5", "#B0BEC5", "#B0BEC5", "#B0BEC5", "#B0BEC5", "#B0BEC5", "#B0BEC5", "#B0BEC5", "#B0BEC5", "#B0BEC5", "#B0BEC5", "#B0BEC5", "#B0BEC5", "#B0BEC5", "#B0BEC5", "#B0BEC5", "#B0BEC5", "#B0BEC5", "#B0BEC5", "#B0BEC5", "#B0BEC5", "#B0BEC5", "#B0BEC5", "#B0BEC5", "#B0BEC5", "red", "#B0BEC5", "#B0BEC5", "#B0BEC5", "#B0BEC5", "#B0BEC5"]]}], "label": "Topic 44", "method": "update"}, {"args": [{"marker.color": [["#B0BEC5", "#B0BEC5", "#B0BEC5", "#B0BEC5", "#B0BEC5", "#B0BEC5", "#B0BEC5", "#B0BEC5", "#B0BEC5", "#B0BEC5", "#B0BEC5", "#B0BEC5", "#B0BEC5", "#B0BEC5", "#B0BEC5", "#B0BEC5", "#B0BEC5", "#B0BEC5", "#B0BEC5", "#B0BEC5", "#B0BEC5", "#B0BEC5", "#B0BEC5", "#B0BEC5", "#B0BEC5", "#B0BEC5", "#B0BEC5", "#B0BEC5", "#B0BEC5", "#B0BEC5", "#B0BEC5", "#B0BEC5", "#B0BEC5", "#B0BEC5", "#B0BEC5", "#B0BEC5", "#B0BEC5", "#B0BEC5", "#B0BEC5", "#B0BEC5", "#B0BEC5", "#B0BEC5", "#B0BEC5", "#B0BEC5", "#B0BEC5", "red", "#B0BEC5", "#B0BEC5", "#B0BEC5", "#B0BEC5"]]}], "label": "Topic 45", "method": "update"}, {"args": [{"marker.color": [["#B0BEC5", "#B0BEC5", "#B0BEC5", "#B0BEC5", "#B0BEC5", "#B0BEC5", "#B0BEC5", "#B0BEC5", "#B0BEC5", "#B0BEC5", "#B0BEC5", "#B0BEC5", "#B0BEC5", "#B0BEC5", "#B0BEC5", "#B0BEC5", "#B0BEC5", "#B0BEC5", "#B0BEC5", "#B0BEC5", "#B0BEC5", "#B0BEC5", "#B0BEC5", "#B0BEC5", "#B0BEC5", "#B0BEC5", "#B0BEC5", "#B0BEC5", "#B0BEC5", "#B0BEC5", "#B0BEC5", "#B0BEC5", "#B0BEC5", "#B0BEC5", "#B0BEC5", "#B0BEC5", "#B0BEC5", "#B0BEC5", "#B0BEC5", "#B0BEC5", "#B0BEC5", "#B0BEC5", "#B0BEC5", "#B0BEC5", "#B0BEC5", "#B0BEC5", "red", "#B0BEC5", "#B0BEC5", "#B0BEC5"]]}], "label": "Topic 46", "method": "update"}, {"args": [{"marker.color": [["#B0BEC5", "#B0BEC5", "#B0BEC5", "#B0BEC5", "#B0BEC5", "#B0BEC5", "#B0BEC5", "#B0BEC5", "#B0BEC5", "#B0BEC5", "#B0BEC5", "#B0BEC5", "#B0BEC5", "#B0BEC5", "#B0BEC5", "#B0BEC5", "#B0BEC5", "#B0BEC5", "#B0BEC5", "#B0BEC5", "#B0BEC5", "#B0BEC5", "#B0BEC5", "#B0BEC5", "#B0BEC5", "#B0BEC5", "#B0BEC5", "#B0BEC5", "#B0BEC5", "#B0BEC5", "#B0BEC5", "#B0BEC5", "#B0BEC5", "#B0BEC5", "#B0BEC5", "#B0BEC5", "#B0BEC5", "#B0BEC5", "#B0BEC5", "#B0BEC5", "#B0BEC5", "#B0BEC5", "#B0BEC5", "#B0BEC5", "#B0BEC5", "#B0BEC5", "#B0BEC5", "red", "#B0BEC5", "#B0BEC5"]]}], "label": "Topic 47", "method": "update"}, {"args": [{"marker.color": [["#B0BEC5", "#B0BEC5", "#B0BEC5", "#B0BEC5", "#B0BEC5", "#B0BEC5", "#B0BEC5", "#B0BEC5", "#B0BEC5", "#B0BEC5", "#B0BEC5", "#B0BEC5", "#B0BEC5", "#B0BEC5", "#B0BEC5", "#B0BEC5", "#B0BEC5", "#B0BEC5", "#B0BEC5", "#B0BEC5", "#B0BEC5", "#B0BEC5", "#B0BEC5", "#B0BEC5", "#B0BEC5", "#B0BEC5", "#B0BEC5", "#B0BEC5", "#B0BEC5", "#B0BEC5", "#B0BEC5", "#B0BEC5", "#B0BEC5", "#B0BEC5", "#B0BEC5", "#B0BEC5", "#B0BEC5", "#B0BEC5", "#B0BEC5", "#B0BEC5", "#B0BEC5", "#B0BEC5", "#B0BEC5", "#B0BEC5", "#B0BEC5", "#B0BEC5", "#B0BEC5", "#B0BEC5", "red", "#B0BEC5"]]}], "label": "Topic 48", "method": "update"}, {"args": [{"marker.color": [["#B0BEC5", "#B0BEC5", "#B0BEC5", "#B0BEC5", "#B0BEC5", "#B0BEC5", "#B0BEC5", "#B0BEC5", "#B0BEC5", "#B0BEC5", "#B0BEC5", "#B0BEC5", "#B0BEC5", "#B0BEC5", "#B0BEC5", "#B0BEC5", "#B0BEC5", "#B0BEC5", "#B0BEC5", "#B0BEC5", "#B0BEC5", "#B0BEC5", "#B0BEC5", "#B0BEC5", "#B0BEC5", "#B0BEC5", "#B0BEC5", "#B0BEC5", "#B0BEC5", "#B0BEC5", "#B0BEC5", "#B0BEC5", "#B0BEC5", "#B0BEC5", "#B0BEC5", "#B0BEC5", "#B0BEC5", "#B0BEC5", "#B0BEC5", "#B0BEC5", "#B0BEC5", "#B0BEC5", "#B0BEC5", "#B0BEC5", "#B0BEC5", "#B0BEC5", "#B0BEC5", "#B0BEC5", "#B0BEC5", "red"]]}], "label": "Topic 49", "method": "update"}]}], "title": {"font": {"color": "Black", "size": 22}, "text": "<b>Intertopic Distance Map</b>", "x": 0.5, "xanchor": "center", "y": 0.95, "yanchor": "top"}, "width": 650, "xaxis": {"anchor": "y", "domain": [0, 1], "range": [-15.75, 14.39], "title": {"text": ""}, "visible": false}, "yaxis": {"anchor": "x", "domain": [0, 1], "range": [-17.99, 23.1], "title": {"text": ""}, "visible": false}}}
